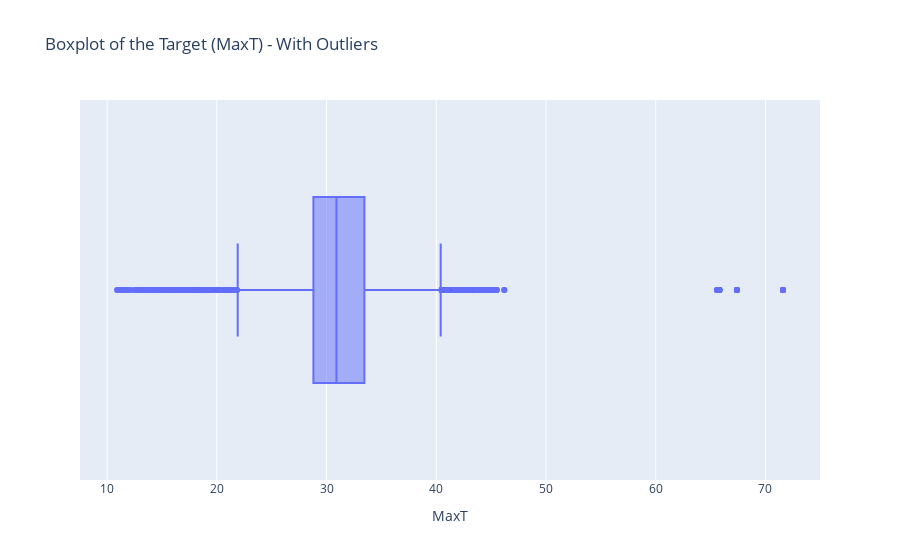
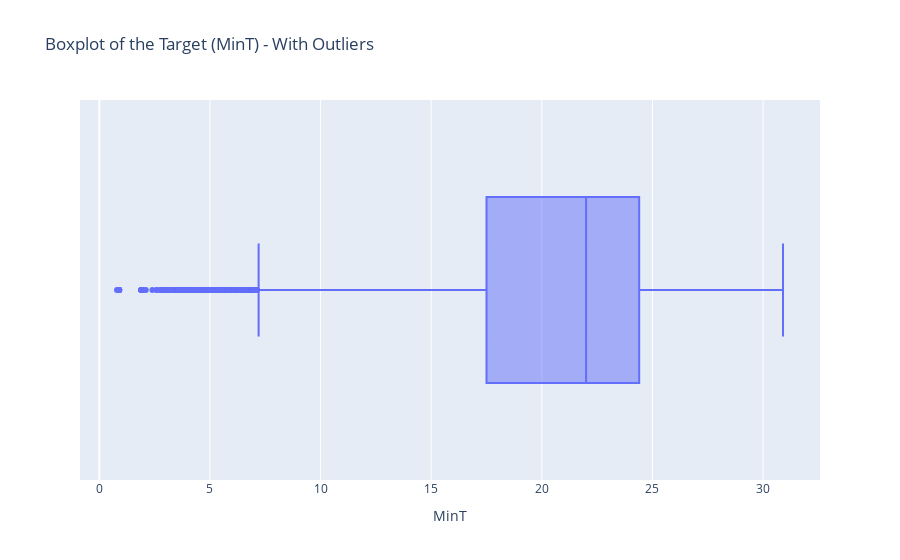
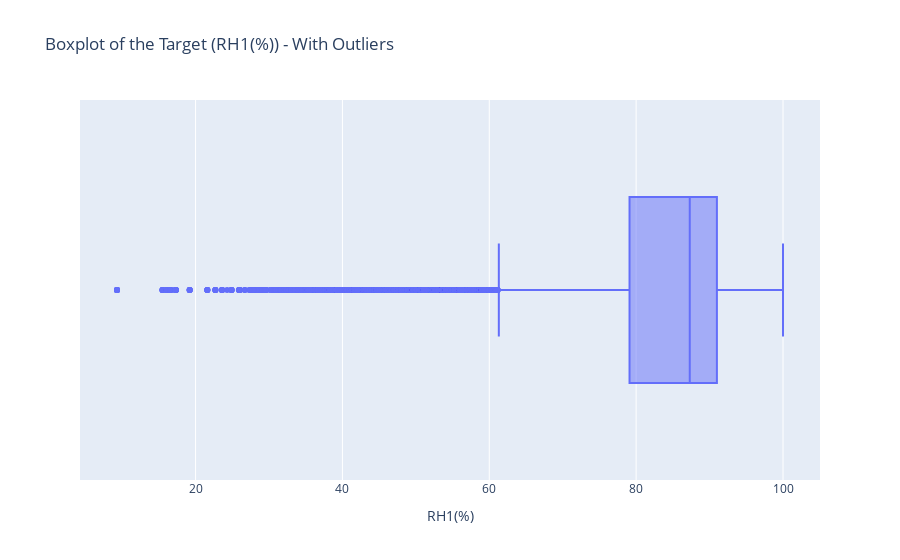
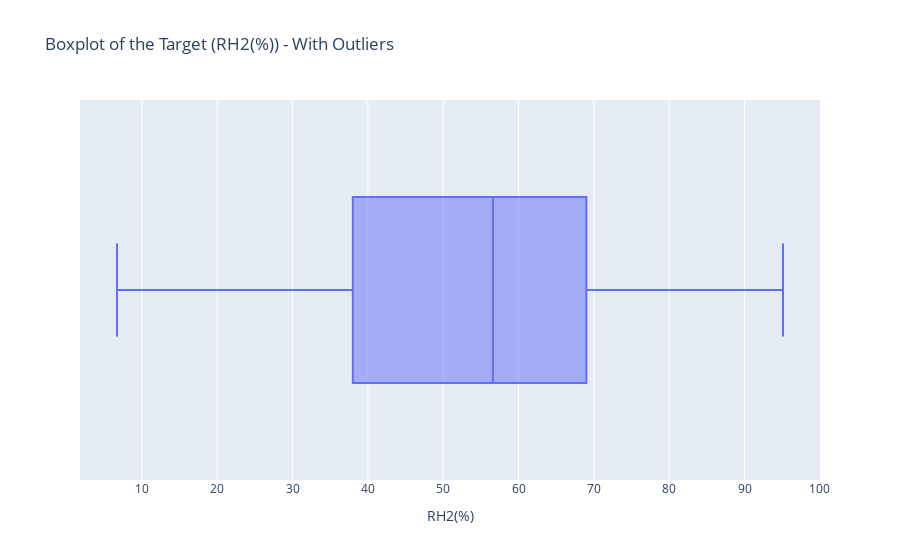

Write notebook code for charts like these, in order.
### Markdown cell above
## 4.3 Handling Outliers

### Code cell
# Plot / Visualize the outliers of the numerical features
for col in data[['MaxT', 'MinT', 'RH1(%)', 'RH2(%)', 'RF(mm)', 'WS(kmph)', 'SSH(hrs)', 'EVP(mm)']]:
    fig = px.box(
        data_frame=data, 
        x=col,
        orientation='h',
        title=f'Boxplot of the Target ({col}) - With Outliers'
    )
    fig.show()

### Figure 1 — Plotly figure (JSON) as saved in the notebook; plotly's stock layout.template omitted (floating-point values rounded to 4 significant figures; data arrays with more than 128 entries replaced by an {"elided": "..."} marker saying what was removed)
{"data": [{"alignmentgroup": "True", "hovertemplate": "MaxT=%{x}<extra></extra>", "legendgroup": "", "marker": {"color": "#636efa"}, "name": "", "notched": false, "offsetgroup": "", "orientation": "h", "showlegend": false, "type": "box", "x": {"elided": "19404 float values"}, "x0": " ", "xaxis": "x", "y0": " ", "yaxis": "y"}], "layout": {"boxmode": "group", "legend": {"tracegroupgap": 0}, "title": {"text": "Boxplot of the Target (MaxT) - With Outliers"}, "xaxis": {"anchor": "y", "domain": [0, 1], "title": {"text": "MaxT"}}, "yaxis": {"anchor": "x", "domain": [0, 1]}}}

### Figure 2 — Plotly figure (JSON) as saved in the notebook; plotly's stock layout.template omitted (floating-point values rounded to 4 significant figures; data arrays with more than 128 entries replaced by an {"elided": "..."} marker saying what was removed)
{"data": [{"alignmentgroup": "True", "hovertemplate": "MinT=%{x}<extra></extra>", "legendgroup": "", "marker": {"color": "#636efa"}, "name": "", "notched": false, "offsetgroup": "", "orientation": "h", "showlegend": false, "type": "box", "x": {"elided": "19404 float values"}, "x0": " ", "xaxis": "x", "y0": " ", "yaxis": "y"}], "layout": {"boxmode": "group", "legend": {"tracegroupgap": 0}, "title": {"text": "Boxplot of the Target (MinT) - With Outliers"}, "xaxis": {"anchor": "y", "domain": [0, 1], "title": {"text": "MinT"}}, "yaxis": {"anchor": "x", "domain": [0, 1]}}}

### Figure 3 — Plotly figure (JSON) as saved in the notebook; plotly's stock layout.template omitted (floating-point values rounded to 4 significant figures; data arrays with more than 128 entries replaced by an {"elided": "..."} marker saying what was removed)
{"data": [{"alignmentgroup": "True", "hovertemplate": "RH1(%)=%{x}<extra></extra>", "legendgroup": "", "marker": {"color": "#636efa"}, "name": "", "notched": false, "offsetgroup": "", "orientation": "h", "showlegend": false, "type": "box", "x": {"elided": "19404 float values"}, "x0": " ", "xaxis": "x", "y0": " ", "yaxis": "y"}], "layout": {"boxmode": "group", "legend": {"tracegroupgap": 0}, "title": {"text": "Boxplot of the Target (RH1(%)) - With Outliers"}, "xaxis": {"anchor": "y", "domain": [0, 1], "title": {"text": "RH1(%)"}}, "yaxis": {"anchor": "x", "domain": [0, 1]}}}

### Figure 4 — Plotly figure (JSON) as saved in the notebook; plotly's stock layout.template omitted (floating-point values rounded to 4 significant figures; data arrays with more than 128 entries replaced by an {"elided": "..."} marker saying what was removed)
{"data": [{"alignmentgroup": "True", "hovertemplate": "RH2(%)=%{x}<extra></extra>", "legendgroup": "", "marker": {"color": "#636efa"}, "name": "", "notched": false, "offsetgroup": "", "orientation": "h", "showlegend": false, "type": "box", "x": {"elided": "19404 float values"}, "x0": " ", "xaxis": "x", "y0": " ", "yaxis": "y"}], "layout": {"boxmode": "group", "legend": {"tracegroupgap": 0}, "title": {"text": "Boxplot of the Target (RH2(%)) - With Outliers"}, "xaxis": {"anchor": "y", "domain": [0, 1], "title": {"text": "RH2(%)"}}, "yaxis": {"anchor": "x", "domain": [0, 1]}}}
